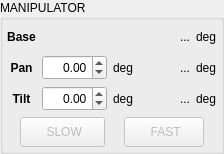
         <widget class="QGroupBox" name="gb_manipulator">
          <property name="sizePolicy">
           <sizepolicy hsizetype="Minimum" vsizetype="Preferred">
            <horstretch>0</horstretch>
            <verstretch>0</verstretch>
           </sizepolicy>
          </property>
          <property name="font">
           <font>
            <bold>false</bold>
           </font>
          </property>
          <property name="title">
           <string>MANIPULATOR</string>
          </property>
          <layout class="QGridLayout" name="gridLayout">
           <property name="leftMargin">
            <number>4</number>
           </property>
           <property name="topMargin">
            <number>4</number>
           </property>
           <property name="rightMargin">
            <number>4</number>
           </property>
           <property name="bottomMargin">
            <number>4</number>
           </property>
           <item row="1" column="0">
            <layout class="QHBoxLayout" name="hl_manip_servo_control">
             <item alignment="Qt::AlignmentFlag::AlignTop">
              <widget class="QPushButton" name="pb_manip_slow">
               <property name="enabled">
                <bool>false</bool>
               </property>
               <property name="sizePolicy">
                <sizepolicy hsizetype="Fixed" vsizetype="Fixed">
                 <horstretch>0</horstretch>
                 <verstretch>0</verstretch>
                </sizepolicy>
               </property>
               <property name="minimumSize">
                <size>
                 <width>85</width>
                 <height>30</height>
                </size>
               </property>
               <property name="maximumSize">
                <size>
                 <width>85</width>
                 <height>30</height>
                </size>
               </property>
               <property name="statusTip">
                <string>Start manipulator movement</string>
               </property>
               <property name="text">
                <string> SLOW</string>
               </property>
               <property name="icon">
                <iconset theme="QIcon::ThemeIcon::MediaPlaybackStart"/>
               </property>
               <property name="iconSize">
                <size>
                 <width>11</width>
                 <height>11</height>
                </size>
               </property>
              </widget>
             </item>
             <item alignment="Qt::AlignmentFlag::AlignTop">
              <widget class="QPushButton" name="pb_manip_fast">
               <property name="enabled">
                <bool>false</bool>
               </property>
               <property name="sizePolicy">
                <sizepolicy hsizetype="Fixed" vsizetype="Fixed">
                 <horstretch>0</horstretch>
                 <verstretch>0</verstretch>
                </sizepolicy>
               </property>
               <property name="minimumSize">
                <size>
                 <width>80</width>
                 <height>30</height>
                </size>
               </property>
               <property name="maximumSize">
                <size>
                 <width>80</width>
                 <height>30</height>
                </size>
               </property>
               <property name="statusTip">
                <string>Start manipulator movement</string>
               </property>
               <property name="text">
                <string> FAST</string>
               </property>
               <property name="icon">
                <iconset theme="QIcon::ThemeIcon::MediaSeekForward"/>
               </property>
              </widget>
             </item>
            </layout>
           </item>
           <item row="0" column="0">
            <layout class="QGridLayout" name="gl_manip_input">
             <item row="2" column="2">
              <widget class="QLabel" name="static_l_manip_tilt_u">
               <property name="sizePolicy">
                <sizepolicy hsizetype="Minimum" vsizetype="Minimum">
                 <horstretch>0</horstretch>
                 <verstretch>0</verstretch>
                </sizepolicy>
               </property>
               <property name="text">
                <string>deg</string>
               </property>
              </widget>
             </item>
             <item row="1" column="4">
              <widget class="QLabel" name="static_l_actual_manip_pan_u">
               <property name="sizePolicy">
                <sizepolicy hsizetype="Minimum" vsizetype="Minimum">
                 <horstretch>0</horstretch>
                 <verstretch>0</verstretch>
                </sizepolicy>
               </property>
               <property name="text">
                <string>deg</string>
               </property>
              </widget>
             </item>
             <item row="2" column="0">
              <widget class="QLabel" name="static_l_manip_tilt">
               <property name="font">
                <font>
                 <bold>true</bold>
                </font>
               </property>
               <property name="text">
                <string>Tilt</string>
               </property>
               <property name="alignment">
                <set>Qt::AlignmentFlag::AlignCenter</set>
               </property>
              </widget>
             </item>
             <item row="0" column="3">
              <widget class="QLabel" name="l_actual_manip_base">
               <property name="sizePolicy">
                <sizepolicy hsizetype="Fixed" vsizetype="Fixed">
                 <horstretch>0</horstretch>
                 <verstretch>0</verstretch>
                </sizepolicy>
               </property>
               <property name="minimumSize">
                <size>
                 <width>50</width>
                 <height>25</height>
                </size>
               </property>
               <property name="maximumSize">
                <size>
                 <width>50</width>
                 <height>25</height>
                </size>
               </property>
               <property name="statusTip">
                <string>Manipulator pitch correction (automatic)</string>
               </property>
               <property name="text">
                <string>...</string>
               </property>
               <property name="alignment">
                <set>Qt::AlignmentFlag::AlignRight|Qt::AlignmentFlag::AlignTrailing|Qt::AlignmentFlag::AlignVCenter</set>
               </property>
              </widget>
             </item>
             <item row="0" column="4">
              <widget class="QLabel" name="static_l_actual_manip_base_u">
               <property name="sizePolicy">
                <sizepolicy hsizetype="Minimum" vsizetype="Minimum">
                 <horstretch>0</horstretch>
                 <verstretch>0</verstretch>
                </sizepolicy>
               </property>
               <property name="text">
                <string>deg</string>
               </property>
              </widget>
             </item>
             <item row="2" column="3">
              <widget class="QLabel" name="l_actual_manip_tilt">
               <property name="sizePolicy">
                <sizepolicy hsizetype="Fixed" vsizetype="Fixed">
                 <horstretch>0</horstretch>
                 <verstretch>0</verstretch>
                </sizepolicy>
               </property>
               <property name="minimumSize">
                <size>
                 <width>50</width>
                 <height>25</height>
                </size>
               </property>
               <property name="maximumSize">
                <size>
                 <width>50</width>
                 <height>25</height>
                </size>
               </property>
               <property name="statusTip">
                <string>Manipulator pitch joint</string>
               </property>
               <property name="text">
                <string>...</string>
               </property>
               <property name="alignment">
                <set>Qt::AlignmentFlag::AlignRight|Qt::AlignmentFlag::AlignTrailing|Qt::AlignmentFlag::AlignVCenter</set>
               </property>
              </widget>
             </item>
             <item row="1" column="3">
              <widget class="QLabel" name="l_actual_manip_pan">
               <property name="sizePolicy">
                <sizepolicy hsizetype="Fixed" vsizetype="Fixed">
                 <horstretch>0</horstretch>
                 <verstretch>0</verstretch>
                </sizepolicy>
               </property>
               <property name="minimumSize">
                <size>
                 <width>50</width>
                 <height>25</height>
                </size>
               </property>
               <property name="maximumSize">
                <size>
                 <width>50</width>
                 <height>25</height>
                </size>
               </property>
               <property name="statusTip">
                <string>Manipulator yaw joint</string>
               </property>
               <property name="text">
                <string>...</string>
               </property>
               <property name="alignment">
                <set>Qt::AlignmentFlag::AlignRight|Qt::AlignmentFlag::AlignTrailing|Qt::AlignmentFlag::AlignVCenter</set>
               </property>
              </widget>
             </item>
             <item row="1" column="1">
              <widget class="QDoubleSpinBox" name="sb_manip_pan">
               <property name="sizePolicy">
                <sizepolicy hsizetype="Fixed" vsizetype="Fixed">
                 <horstretch>0</horstretch>
                 <verstretch>0</verstretch>
                </sizepolicy>
               </property>
               <property name="minimumSize">
                <size>
                 <width>65</width>
                 <height>25</height>
                </size>
               </property>
               <property name="maximumSize">
                <size>
                 <width>65</width>
                 <height>25</height>
                </size>
               </property>
               <property name="statusTip">
                <string>Range: -80,80  |  Interval: 10</string>
               </property>
               <property name="alignment">
                <set>Qt::AlignmentFlag::AlignRight|Qt::AlignmentFlag::AlignTrailing|Qt::AlignmentFlag::AlignVCenter</set>
               </property>
               <property name="minimum">
                <double>-80.000000000000000</double>
               </property>
               <property name="maximum">
                <double>80.000000000000000</double>
               </property>
               <property name="singleStep">
                <double>10.000000000000000</double>
               </property>
              </widget>
             </item>
             <item row="2" column="4">
              <widget class="QLabel" name="static_l_actual_manip_tilt_u">
               <property name="sizePolicy">
                <sizepolicy hsizetype="Minimum" vsizetype="Minimum">
                 <horstretch>0</horstretch>
                 <verstretch>0</verstretch>
                </sizepolicy>
               </property>
               <property name="text">
                <string>deg</string>
               </property>
              </widget>
             </item>
             <item row="1" column="2">
              <widget class="QLabel" name="static_l_manip_pan_u">
               <property name="sizePolicy">
                <sizepolicy hsizetype="Minimum" vsizetype="Minimum">
                 <horstretch>0</horstretch>
                 <verstretch>0</verstretch>
                </sizepolicy>
               </property>
               <property name="text">
                <string>deg</string>
               </property>
              </widget>
             </item>
             <item row="2" column="1">
              <widget class="QDoubleSpinBox" name="sb_manip_tilt">
               <property name="sizePolicy">
                <sizepolicy hsizetype="Fixed" vsizetype="Fixed">
                 <horstretch>0</horstretch>
                 <verstretch>0</verstretch>
                </sizepolicy>
               </property>
               <property name="minimumSize">
                <size>
                 <width>65</width>
                 <height>25</height>
                </size>
               </property>
               <property name="maximumSize">
                <size>
                 <width>65</width>
                 <height>25</height>
                </size>
               </property>
               <property name="statusTip">
                <string>Range: -80,80  |  Interval: 10</string>
               </property>
               <property name="alignment">
                <set>Qt::AlignmentFlag::AlignRight|Qt::AlignmentFlag::AlignTrailing|Qt::AlignmentFlag::AlignVCenter</set>
               </property>
               <property name="minimum">
                <double>-80.000000000000000</double>
               </property>
               <property name="maximum">
                <double>80.000000000000000</double>
               </property>
               <property name="singleStep">
                <double>10.000000000000000</double>
               </property>
              </widget>
             </item>
             <item row="0" column="0">
              <widget class="QLabel" name="static_l_manip_base">
               <property name="font">
                <font>
                 <bold>true</bold>
                </font>
               </property>
               <property name="text">
                <string>Base</string>
               </property>
               <property name="alignment">
                <set>Qt::AlignmentFlag::AlignCenter</set>
               </property>
              </widget>
             </item>
             <item row="1" column="0">
              <widget class="QLabel" name="static_l_manip_pan">
               <property name="font">
                <font>
                 <bold>true</bold>
                </font>
               </property>
               <property name="text">
                <string>Pan</string>
               </property>
               <property name="alignment">
                <set>Qt::AlignmentFlag::AlignCenter</set>
               </property>
              </widget>
             </item>
            </layout>
           </item>
          </layout>
         </widget>
